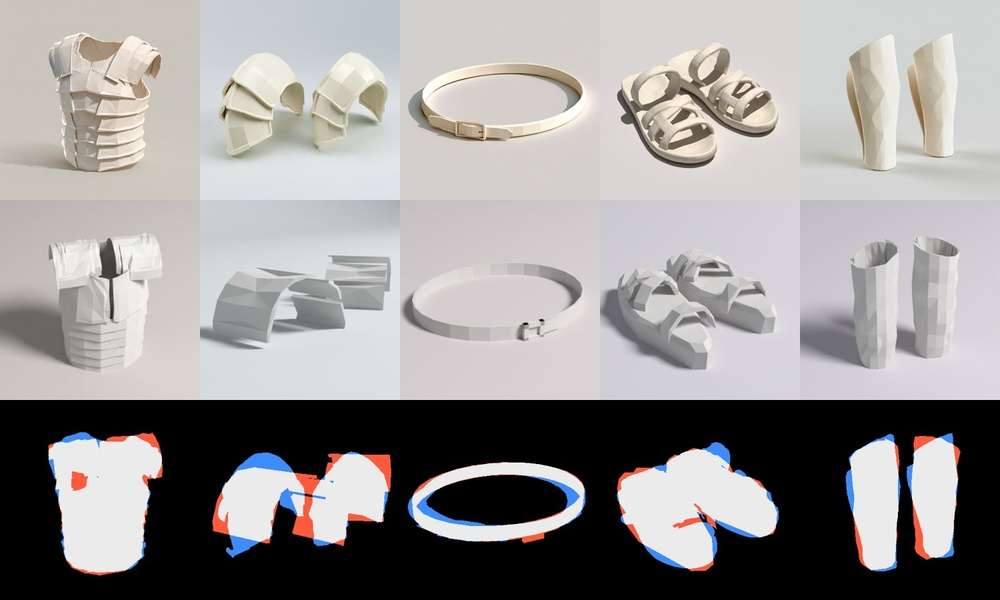
#> input picture tools/paper-warrior/props/fit_grid.jpg, 1000 x 600 px, shrunk from 1500 x 900 before the run
$ python seg_chroma.py props/fit_grid.jpg out.png 1.0
#> lines starting #> are read from the running program, lines starting #| are printed output that depends on the picture; after the words box and inside, x2 and y2 are one past the last pixel; in counts of white or black regions, pixels touching at a corner belong together
"""Cut-out for paper-white subjects on a saturated backdrop: paper is near-neutral, the teal backdrop (and its shadows) is not.
usage: seg_chroma.py target.png mask.png [hue_gap]"""
import sys
import numpy as np, cv2
from scipy import ndimage as ndi
img = cv2.imread(sys.argv[1]).astype(float); H, W = img.shape[:2]
#> after `H, W = img.shape[:2]`: H = 600; W = 1000
b, g, r = img[..., 0], img[..., 1], img[..., 2]
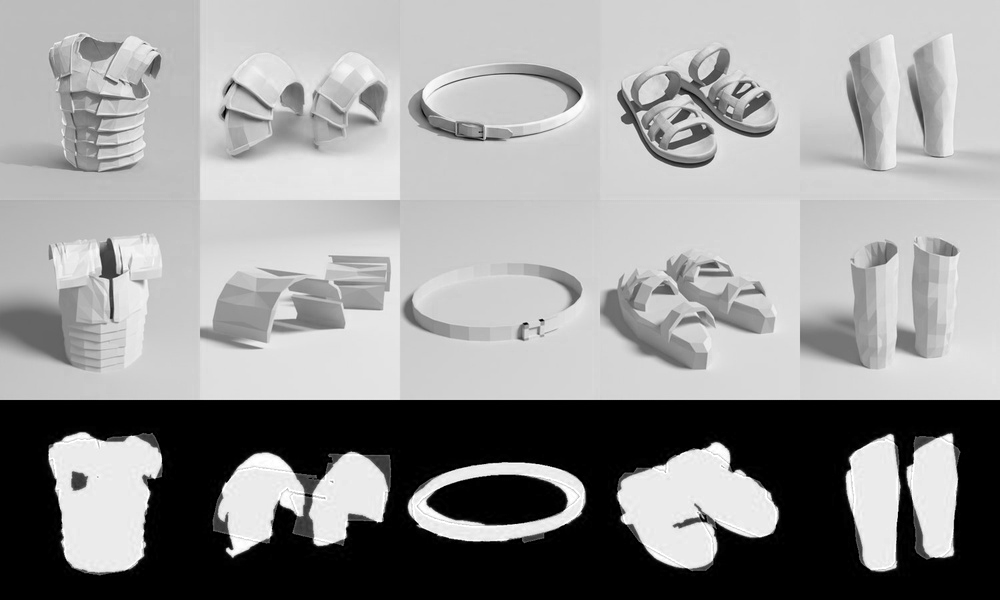
#> b: shape (600, 1000) float64; min 0, max 255, mean 151.2
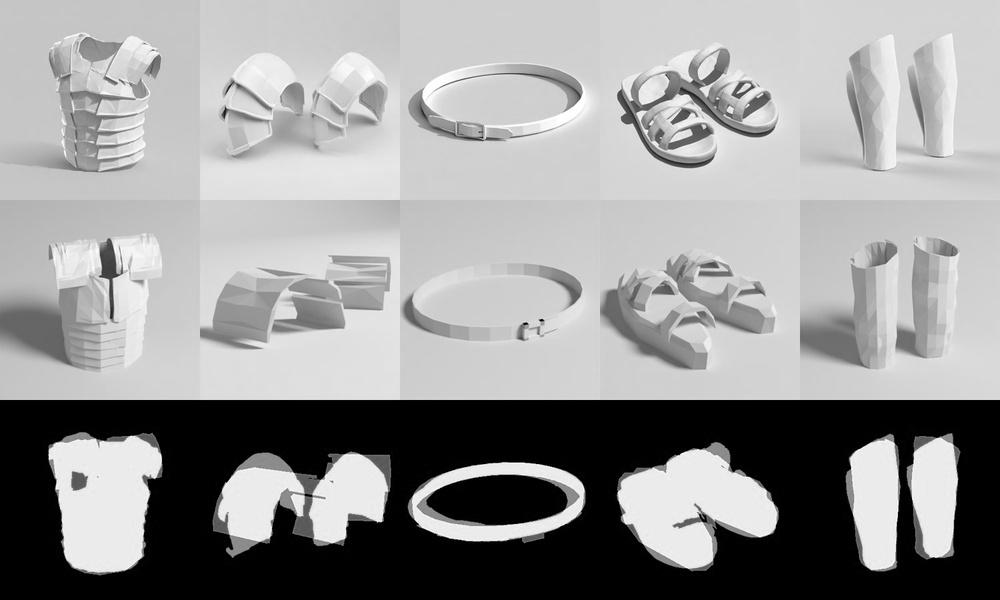
#> g: shape (600, 1000) float64; min 0, max 255, mean 151.8
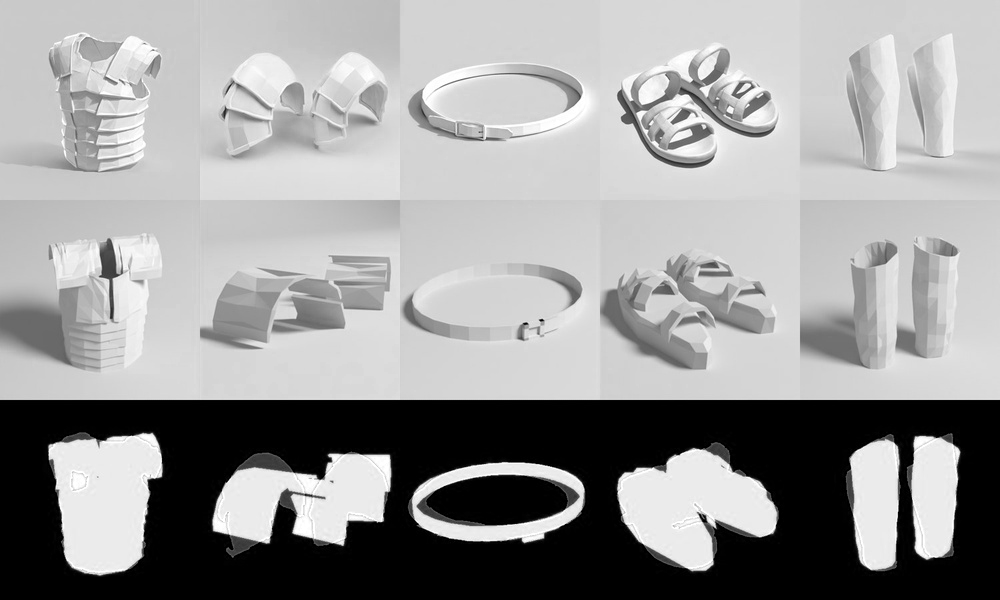
#> r: shape (600, 1000) float64; min 0, max 255, mean 154.2
# teal: green and blue well above red. paper: red close to green and blue (cream even has red on top)
teal = ((g + b) / 2 - r)
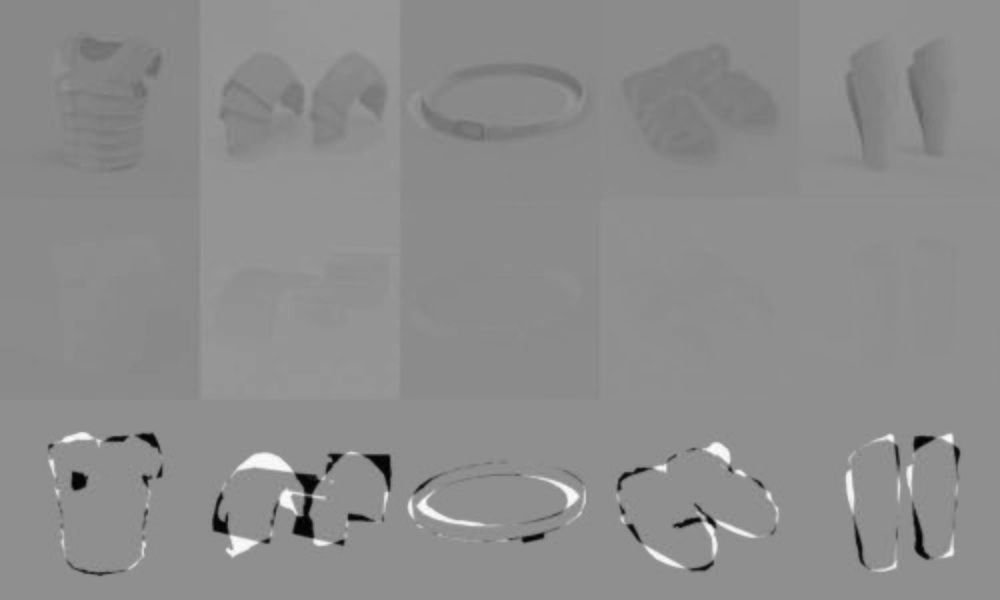
#> teal: shape (600, 1000) float64; min -187, max 146, mean -2.7; drawn with min black and max white
thr = float(sys.argv[3]) if len(sys.argv) > 3 else 22
lum = img.mean(-1)
fg = (teal < thr) & (lum > 75) | (teal < thr - 12) & (lum > 45)
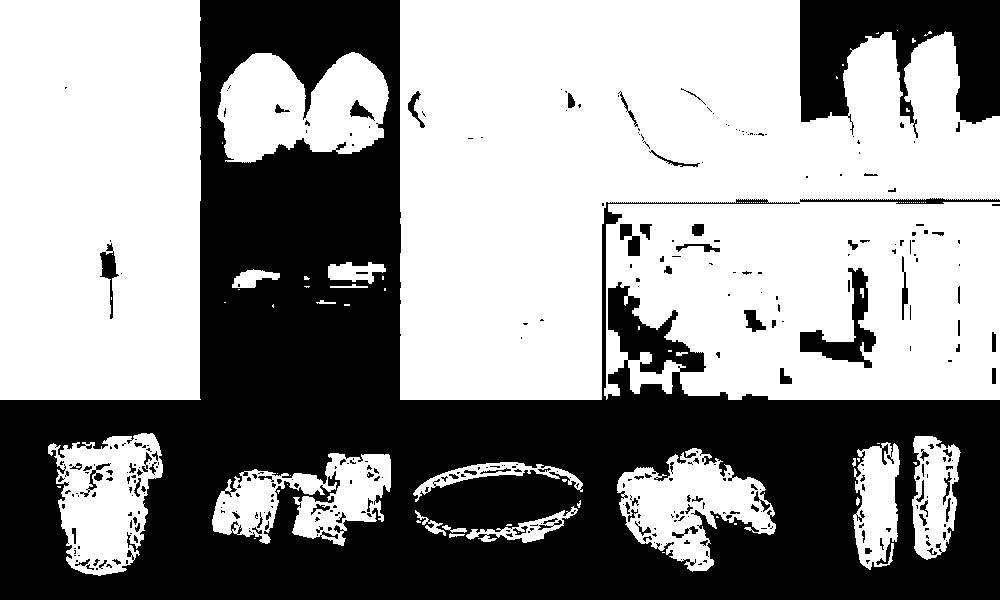
#> fg: shape (600, 1000) bool; 57.7% white; 359 black regions (255 under 20 px), largest, box (x1, y1, x2, y2) and area: (0, 0, 1000, 600) 227658, (800, 0, 1000, 138) 15785, (800, 268, 876, 368) 2325
fg = ndi.binary_opening(fg, iterations=2)
#> fg: shape (600, 1000) bool; 56.5% white; 123 black regions (85 under 20 px), largest, box (x1, y1, x2, y2) and area: (0, 0, 1000, 600) 238397, (798, 0, 1000, 138) 15975, (800, 268, 876, 368) 2501
fg = ndi.binary_fill_holes(ndi.binary_closing(fg, iterations=2)) & ~((teal > thr + 15) & ~fg)
#> fg: shape (600, 1000) bool; 58% white; 1 black region, box (x1, y1, x2, y2) and area: (0, 0, 1000, 600) 251917
lab, n = ndi.label(fg); sizes = ndi.sum(fg, lab, range(1, n + 1))
#> after `lab, n = ndi.label(fg)`:
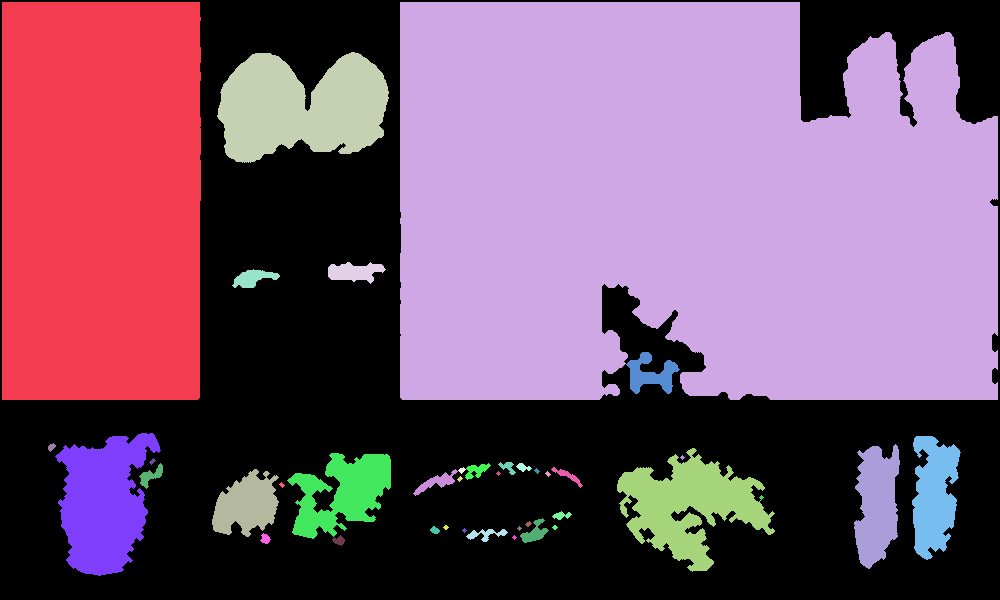
#> lab: shape (600, 1000) int32; 42 distinct labels, from 0 to 41; one colour per label, 0 black
#> after `lab, n = ndi.label(fg)`: n = 41
#> after `sizes = ndi.sum(fg, lab, range(1, n + 1))`: sizes = 41 values, max 215495 at index 1, min 1 at index 28, mean 8489.8
fg = np.isin(lab, 1 + np.nonzero(sizes > 0.002 * H * W)[0])
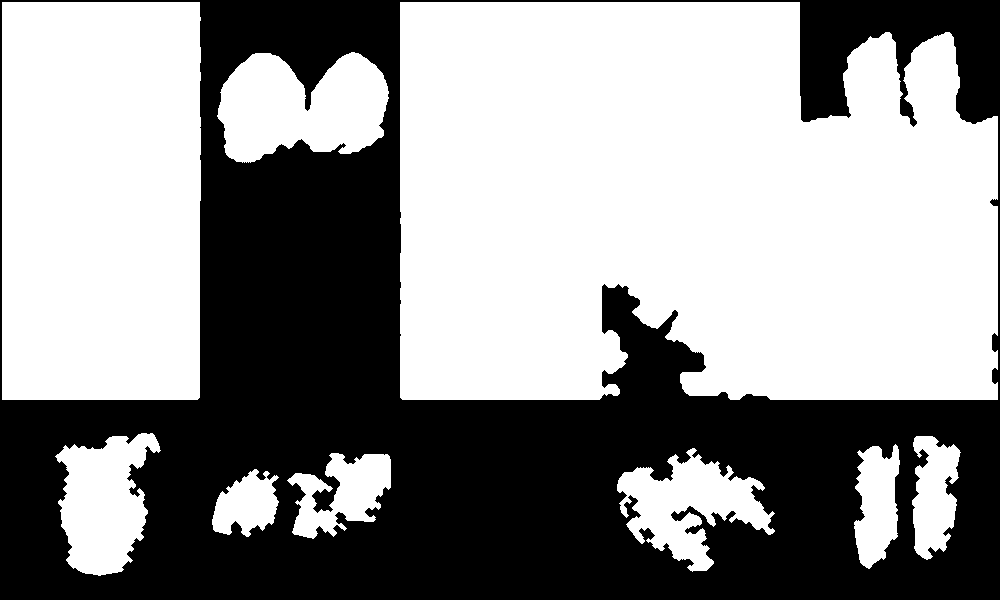
#> fg: shape (600, 1000) bool; 57.2% white; 1 black region, box (x1, y1, x2, y2) and area: (0, 0, 1000, 600) 256634
cv2.imwrite(sys.argv[2], (fg * 255).astype(np.uint8)); print('area', round(fg.mean(), 3))
#| area 0.572
